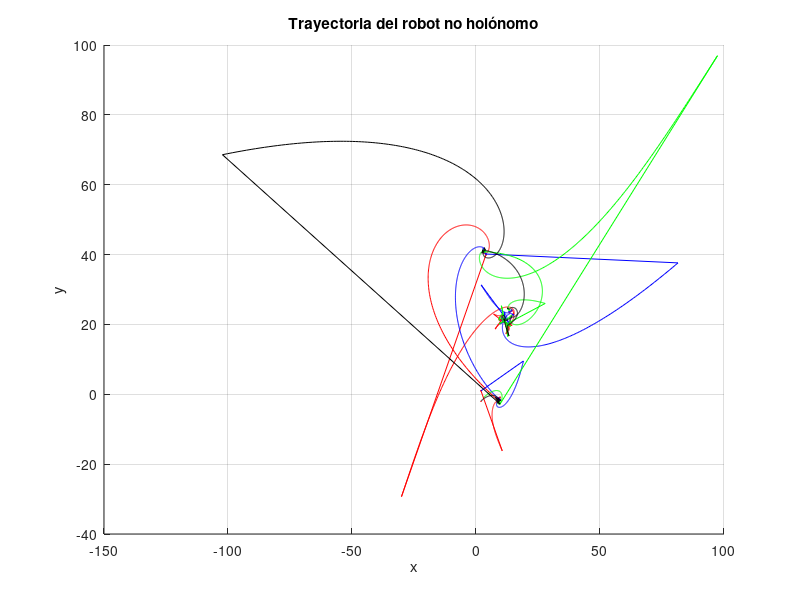

Here is the MATLAB script that generated this plot:
% Parámetros iniciales
l = 0.5; % Distancia del centro del robot al punto de control
K = 1*eye(8); % Ganancia del controlador
d_min = 0.5; % Umbral de distancia para evitar colisiones
k_repulsion = 1; % Constante de repulsión

% Inicializar condiciones iniciales para 4 robots
z = [2; 1; 1.95; .95; 3; -1; 2; -2]; % Cada columna es [x; y] de un robot
Angulo = [90; 0; -45; -90]; % Ángulos dados en gradoss

% Matriz Laplaciana de un grafo dirigido en ciclo para 4 robots
L = [ 1  0  0 -1;
     -1  1  0  0;
      0 -1  1  0;
      0  0 -1  1];

I=eye(2);

% Datos de la simulación
Dt = 0.01; % Periodo de muestreo
tiempo = 30; % Duración de la simulación en segundos
iteraciones = tiempo / Dt;

% Inicializar trayectorias
z_hist = zeros(8, iteraciones+1);
z_hist(:, 1) = z;

theta = zeros(4, iteraciones+1);
theta(:, 1) = deg2rad(Angulo);

v_hist = zeros(4, iteraciones);
w_hist = zeros(4, iteraciones);

evx_hist = zeros(4,iteraciones);
evy_hist = zeros(4,iteraciones);

% Simulación
for k = 1:iteraciones
    % Calcular la matriz M para cada robot en cada iteración
    M1 = [cos(theta(1,k)) -l*sin(theta(1,k));
         sin(theta(1,k)) l*cos(theta(1,k))];
    M2 = [cos(theta(2,k)) -l*sin(theta(2,k));
         sin(theta(2,k)) l*cos(theta(2,k))];
    M3 = [cos(theta(3,k)) -l*sin(theta(3,k));
         sin(theta(3,k)) l*cos(theta(3,k))];
    M4 = [cos(theta(4,k)) -l*sin(theta(4,k));
         sin(theta(4,k)) l*cos(theta(4,k))];
    M = blkdiag(M1, M2, M3, M4);

    ev = -kron(L,I)*z(:,k);
    u = M \ (K * ev);

    % Separo la ley de control en lineal y rotacional
    v = [u(1),u(3),u(5),u(7)];
    w = [u(2),u(4),u(6),u(8)];

    % Evasión de colisiones
    for i = 1:4
        for j = i+1:4
            d_ij = norm(z(2*i-1:2*i, k) - z(2*j-1:2*j, k));
            if d_ij < d_min
                % Calcular fuerza de repulsión
                F_repulsion = k_repulsion * (1/d_ij - 1/d_min) * (1/d_ij^2) * (z(2*i-1:2*i, k) - z(2*j-1:2*j, k))/d_ij;
                % Actualizar velocidades
                v(i) = v(i) - F_repulsion(1);
                w(i) = w(i) - F_repulsion(2);
                v(j) = v(j) + F_repulsion(1);
                w(j) = w(j) + F_repulsion(2);
            end
        end
    end

    % Dinámica del sistema
    z(:,k+1) = z(:,k) + Dt * (M * [v(1); w(1); v(2); w(2); v(3); w(3); v(4); w(4)]);
    theta(:,k+1) = theta(:,k) + Dt * (w'); % Actualización del ángulo

    % Guardar el historial de valores para graficar
    z_hist(:, k+1) = z(:,k+1);
    v_hist(:,k) = v';
    w_hist(:,k) = w';
    evx_hist(:,k) = [ev(1); ev(3); ev(5); ev(7)];
    evy_hist(:,k) = [ev(2); ev(4); ev(6); ev(8)];
end

t = linspace(0, tiempo, iteraciones);

% Gráfica de resultados
figure;
hold on
plot(z_hist(1, :), z_hist(2, :),'r');
quiver(z_hist(1, 1), z_hist(2, 1), cos(theta(1,1)), sin(theta(1,1)), 0.1, 'r', 'LineWidth', .1, 'MaxHeadSize', 1 );
quiver(z_hist(1, end), z_hist(2, end), cos(theta(1,end)), sin(theta(1,end)), 0.1, 'r', 'LineWidth', .1, 'MaxHeadSize', 2);
plot(z_hist(3, :), z_hist(4, :),'b');
quiver(z_hist(3, 1), z_hist(4, 1), cos(theta(2,1)), sin(theta(2,1)), 0.1, 'r', 'LineWidth', .1, 'MaxHeadSize', 1 );
quiver(z_hist(3, end), z_hist(4, end), cos(theta(2,end)), sin(theta(2,end)), 0.1, 'b', 'LineWidth', .1, 'MaxHeadSize', 2);
plot(z_hist(5, :), z_hist(6, :),'g');
quiver(z_hist(5, 1), z_hist(6, 1), cos(theta(3,1)), sin(theta(3,1)), 0.1, 'r', 'LineWidth', .1, 'MaxHeadSize', 1 );
quiver(z_hist(5, end), z_hist(6, end), cos(theta(3,end)), sin(theta(3,end)), 0.1, 'g', 'LineWidth', .1, 'MaxHeadSize', 2);
plot(z_hist(7, :), z_hist(8, :),'k');
quiver(z_hist(7, 1), z_hist(8, 1), cos(theta(4,1)), sin(theta(4,1)), 0.1, 'r', 'LineWidth', .1, 'MaxHeadSize', 1 );
quiver(z_hist(7, end), z_hist(8, end), cos(theta(4,end)), sin(theta(4,end)), 0.1, 'k', 'LineWidth', .1, 'MaxHeadSize', 2);
xlabel('x');
ylabel('y');
title('Trayectoria del robot no holónomo');
hold off
grid on;
